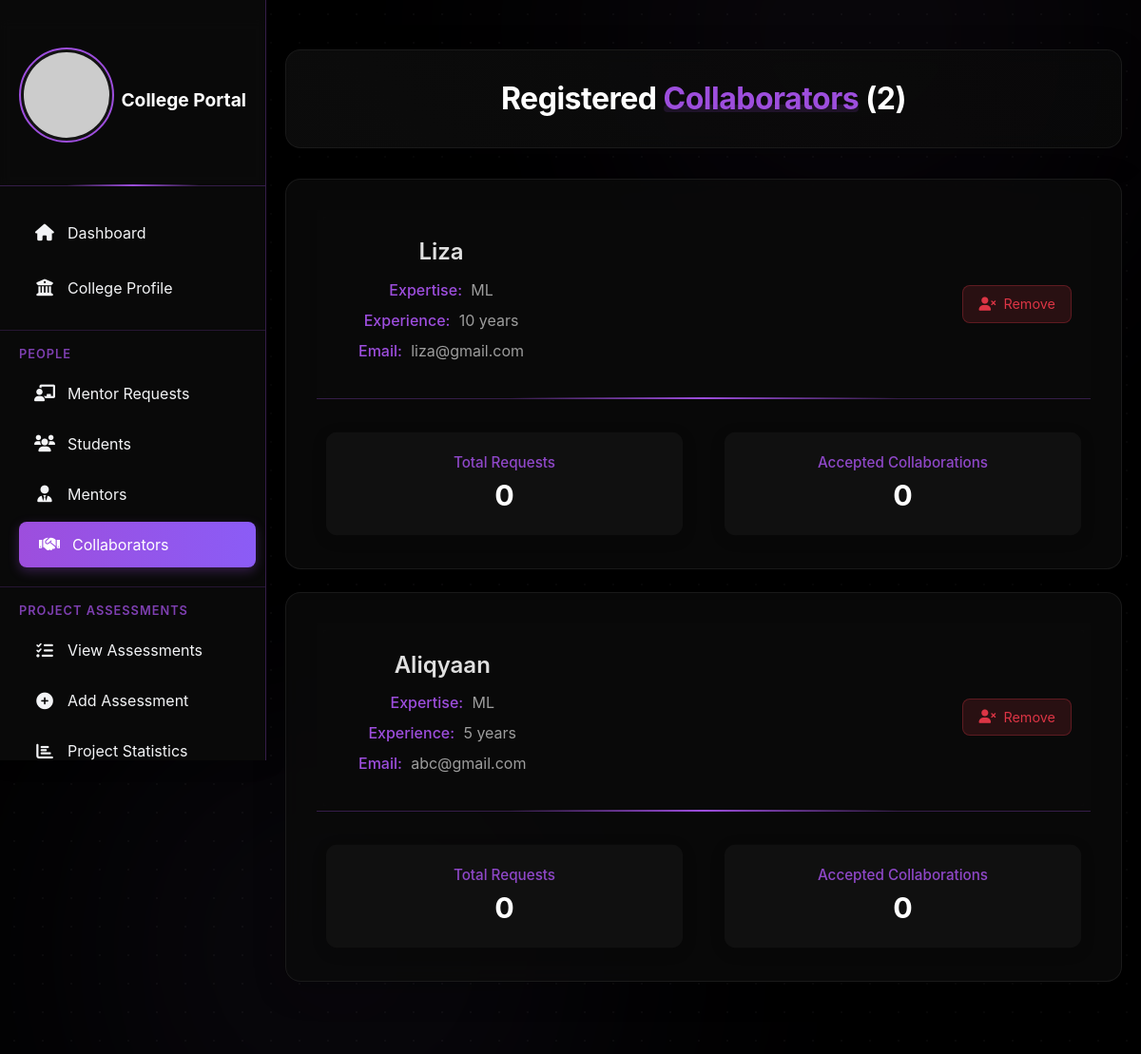
Page /college/view-collaborators/ (signed in) on the earlier database version.
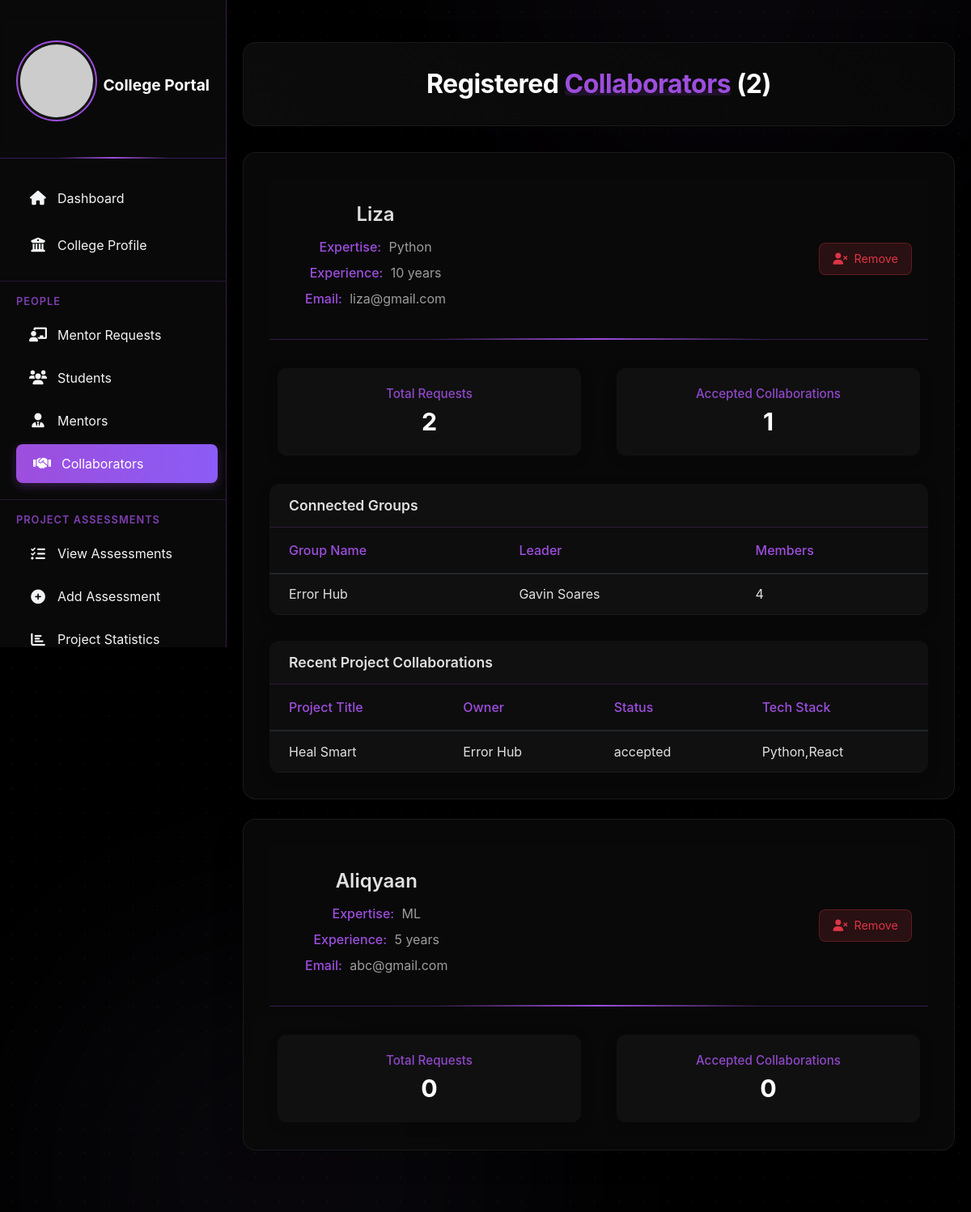
Same page on the later database version.
### collabrators/models.py (models this page shows, shortened)
class CollaboratorProfile(models.Model):
    user = models.OneToOneField(User, on_delete=models.CASCADE, related_name='collaborator_profile')
    full_name = models.CharField(max_length=100, blank=True, null=True)
    profile_picture = models.ImageField(upload_to='collaborator_profiles/', null=True, blank=True)
    expertise = models.CharField(max_length=200, blank=True, null=True)
    company = models.CharField(max_length=100, blank=True, null=True)
    position = models.CharField(max_length=100, blank=True, null=True)
    experience_years = models.IntegerField(default=0, null=True, blank=True)
    linkedin_url = models.URLField(blank=True, null=True)
    github_url = models.URLField(blank=True, null=True)
    portfolio_url = models.URLField(blank=True, null=True)
    bio = models.TextField(blank=True, null=True)
    phone = models.CharField(max_length=15, blank=True, null=True)
    is_profile_complete = models.BooleanField(default=False)
    created_at = models.DateTimeField(auto_now_add=True)
    updated_at = models.DateTimeField(auto_now=True)
    class Meta:
        verbose_name = "Collaborator Profile"
        verbose_name_plural = "Collaborator Profiles"

### students/models.py (models this page shows, shortened)
class StudentGroup(models.Model):
    name = models.CharField(max_length=100)
    description = models.TextField(blank=True, null=True)
    leader = models.ForeignKey(StudentProfile, on_delete=models.CASCADE, related_name='led_groups')
    members = models.ManyToManyField(StudentProfile, through='GroupMembership', related_name='groups')
    created_at = models.DateTimeField(auto_now_add=True)
    updated_at = models.DateTimeField(auto_now=True)
    class Meta:
        ordering = ['-created_at']

class StudentProfile(models.Model):
    SECTION_CHOICES = [
        ('A', 'Section A'),
        ('B', 'Section B'),
        ('C', 'Section C'),
        ('D', 'Section D'),
    ]
    BRANCH_CHOICES = [
        ('CSE', 'Computer Science'),
        ('IT', 'Information Technology'),
        ('ECE', 'Electronics & Communication'),
        ('EEE', 'Electrical & Electronics'),
        ('MECH', 'Mechanical'),
        ('CIVIL', 'Civil'),
    ]
    user = models.OneToOneField(User, on_delete=models.CASCADE, related_name='student_profile')
    profile_picture = models.ImageField(upload_to='student_profiles/', null=True, blank=True)
    full_name = models.CharField(max_length=100, null=True, blank=True)
    phone = models.CharField(max_length=15, null=True, blank=True)
    dob = models.DateField(null=True, blank=True)
    bio = models.TextField(null=True, blank=True)
    roll_number = models.CharField(max_length=20, unique=True, null=True, blank=True)
    branch = models.CharField(max_length=10, choices=BRANCH_CHOICES, null=True, blank=True)
    section = models.CharField(max_length=1, choices=SECTION_CHOICES, null=True, blank=True)
    semester = models.IntegerField(null=True, blank=True)
    admission_year = models.IntegerField(null=True, blank=True)
    address = models.TextField(null=True, blank=True)
    parent_name = models.CharField(max_length=100, null=True, blank=True)
    parent_phone = models.CharField(max_length=15, null=True, blank=True)
    created_at = models.DateTimeField(auto_now_add=True)
    updated_at = models.DateTimeField(auto_now=True)

class CollaborationRequest(models.Model):
    STATUS_CHOICES = (
        ('pending', 'Pending'),
        ('accepted', 'Accepted'),
        ('rejected', 'Rejected'),
        ('withdrawn', 'Withdrawn')
    )
    project = models.ForeignKey(Project, on_delete=models.CASCADE, related_name='collaboration_requests')
    collaborator = models.ForeignKey('collabrators.CollaboratorProfile', on_delete=models.CASCADE, related_name='sent_requests')
    message = models.TextField(help_text='Describe how you would like to contribute to this project')
    proposed_contribution = models.TextField(help_text='Specific details about your proposed contribution')
    status = models.CharField(max_length=20, choices=STATUS_CHOICES, default='pending')
    created_at = models.DateTimeField(auto_now_add=True)
    updated_at = models.DateTimeField(auto_now=True)
    class Meta:
        unique_together = ('project', 'collaborator')
        ordering = ['-created_at']

class Project(models.Model):
    student = models.ForeignKey(StudentProfile, on_delete=models.CASCADE, related_name='projects', null=True, blank=True)
    group = models.ForeignKey(StudentGroup, on_delete=models.CASCADE, related_name='group_projects', null=True, blank=True)
    mentor = models.ForeignKey('mentor.MentorProfile', on_delete=models.SET_NULL, null=True, blank=True, related_name='guided_projects')
    college = models.ForeignKey(CollegeProfile, on_delete=models.SET_NULL, null=True, blank=True,related_name='college_projects', default=get_default_college)
    collaborator = models.BooleanField(default=False)
    is_open_for_collaboration = models.BooleanField(default=False)
    title = models.CharField(max_length=200)
    description = models.TextField()
    sdgs = models.CharField(max_length=500, help_text='Sustainable Development Goals')
    tech_stack = models.CharField(max_length=500, help_text='Technologies used')
    github_link = models.URLField(blank=True, null=True)
    project_file = models.FileField(upload_to='project_files/', blank=True, null=True)
    project_image1 = models.ImageField(upload_to='project_images/', blank=True, null=True, verbose_name='Project Image 1')
    project_image2 = models.ImageField(upload_to='project_images/', blank=True, null=True, verbose_name='Project Image 2')
    project_image3 = models.ImageField(upload_to='project_images/', blank=True, null=True, verbose_name='Project Image 3')
    project_image4 = models.ImageField(upload_to='project_images/', blank=True, null=True, verbose_name='Project Image 4')
    project_image5 = models.ImageField(upload_to='project_images/', blank=True, null=True, verbose_name='Project Image 5')
    status = models.CharField(max_length=20, choices=[
        ('in_progress', 'In Progress'),
        ('completed', 'Completed'),
        ('under_review', 'Under Review')
    ], default='in_progress')
    mentor_feedback = models.TextField(blank=True, null=True)
    mentor_grade = models.IntegerField(blank=True, null=True, validators=[
        MinValueValidator(0),
        MaxValueValidator(100)
    ])
    created_at = models.DateTimeField(auto_now_add=True)
    updated_at = models.DateTimeField(auto_now=True)
    class Meta:
        ordering = ['-created_at']

### college/views.py (the view)
# urls.py: path('view-collaborators/', views.view_collaborators, name='college_view_collaborators'),
@login_required
def view_collaborators(request):
    try:
        college = get_object_or_404(CollegeProfile, user=request.user)
        collaborators = CollaboratorProfile.objects.all()
        collaborator_data = []
        for collaborator in collaborators:
            collaboration_requests = CollaborationRequest.objects.filter(
                collaborator=collaborator
            ).select_related('project', 'project__student', 'project__group')
            accepted_collaborations = collaboration_requests.filter(status='accepted')
            connected_students = set()
            connected_groups = set()
            for collab in accepted_collaborations:
                if collab.project.student:
                    connected_students.add(collab.project.student)
                if collab.project.group:
                    connected_groups.add(collab.project.group)
            collaborator_data.append({
                'profile': collaborator,
                'total_requests': collaboration_requests.count(),
                'accepted_collaborations': accepted_collaborations.count(),
                'connected_students': list(connected_students),
                'connected_groups': list(connected_groups),
                'recent_collaborations': accepted_collaborations[:5]  # Get 5 most recent collaborations
            })
        context = {
            'college': college,
            'collaborator_data': collaborator_data,
            'total_collaborators': len(collaborators)
        }
        return render(request, 'college/view_collaborators.html', context)
    except Exception as e:
        messages.error(request, f'An error occurred: {str(e)}')
        return redirect('college_dashboard')

### college/templates/college/view_collaborators.html (shortened to what the changed rows need)
{% extends 'college/base.html' %}
{% load static %}
{% block content %}
<div class="dashboard-container container-fluid">
    <div class="row">
        <div class="col-12">
            {% for data in collaborator_data %}
            <div class="collaborator-card">
                <div class="card-body">
                    <div class="profile-section">
                        <div class="profile-info-section">
                            <div class="profile-info">
                                <h5>{{ data.profile.full_name }}</h5>
                                <p><strong>Expertise:</strong> {{ data.profile.expertise }}</p>
                                <p><strong>Experience:</strong> {{ data.profile.experience_years }} years</p>
                                <p><strong>Email:</strong> {{ data.profile.user.email }}</p>
                            </div>
                        </div>
                        <button type="button" class="remove-btn" data-bs-toggle="modal" data-bs-target="#removeCollaboratorModal{{ data.profile.id }}">
                            <i class="fas fa-user-times"></i> Remove
                        </button>
                    </div>
                    <div class="stats-row">
                        <div class="stat-card">
                            <h6>Total Requests</h6>
                            <h4>{{ data.total_requests }}</h4>
                        </div>
                        <div class="stat-card">
                            <h6>Accepted Collaborations</h6>
                            <h4>{{ data.accepted_collaborations }}</h4>
                        </div>
                    </div>
                    {% if data.connected_groups %}
                    <div class="table-section">
                        <h6>Connected Groups</h6>
                        <div class="table-responsive">
                            <table class="table table-hover">
                                <thead>
                                    <tr>
                                        <th>Group Name</th>
                                        <th>Leader</th>
                                        <th>Members</th>
                                    </tr>
                                </thead>
                                <tbody>
                                    {% for group in data.connected_groups %}
                                    <tr>
                                        <td>{{ group.name }}</td>
                                        <td>{{ group.leader.full_name }}</td>
                                        <td>{{ group.members.count }}</td>
                                    </tr>
                                    {% endfor %}
                                </tbody>
                            </table>
                        </div>
                    </div>
                    {% endif %}
                    {% if data.recent_collaborations %}
                    <div class="table-section">
                        <h6>Recent Project Collaborations</h6>
                        <div class="table-responsive">
                            <table class="table table-hover">
                                <thead>
                                    <tr>
                                        <th>Project Title</th>
                                        <th>Owner</th>
                                        <th>Status</th>
                                        <th>Tech Stack</th>
                                    </tr>
                                </thead>
                                <tbody>
                                    {% for collab in data.recent_collaborations %}
                                    <tr>
                                        <td>{{ collab.project.title }}</td>
                                        <td>
                                            {% if collab.project.student %}
                                                {{ collab.project.student.full_name }}
                                            {% else %}
                                                {{ collab.project.group.name }}
                                            {% endif %}
                                        </td>
                                        <td>{{ collab.status }}</td>
                                        <td>{{ collab.project.tech_stack }}</td>
                                    </tr>
                                    {% endfor %}
                                </tbody>
                            </table>
                        </div>
                    </div>
                    {% endif %}
                </div>
            </div>
            {% empty %}
            <div class="empty-state">
                <p>No collaborators found.</p>
            </div>
            {% endfor %}
        </div>
    </div>
</div>
{% endblock %}

Differences in the rows shown:
changed CollaboratorProfile "Liza": gains StudentGroup (name "Error Hub", leader.full_name "Gavin Soares", members.count "4"); profile.expertise "ML" → "Python"; total_requests "0" → "2"; accepted_collaborations "0" → "1"; now shows "Connected Groups Group Name Leader Members Recent Project Collaborations Project Title Owner Status Tech Stack"
added CollaborationRequest: project "Heal Smart", project.group.name "Error Hub", status "accepted", project.tech_stack "Python,React", shown under CollaboratorProfile "Liza"
